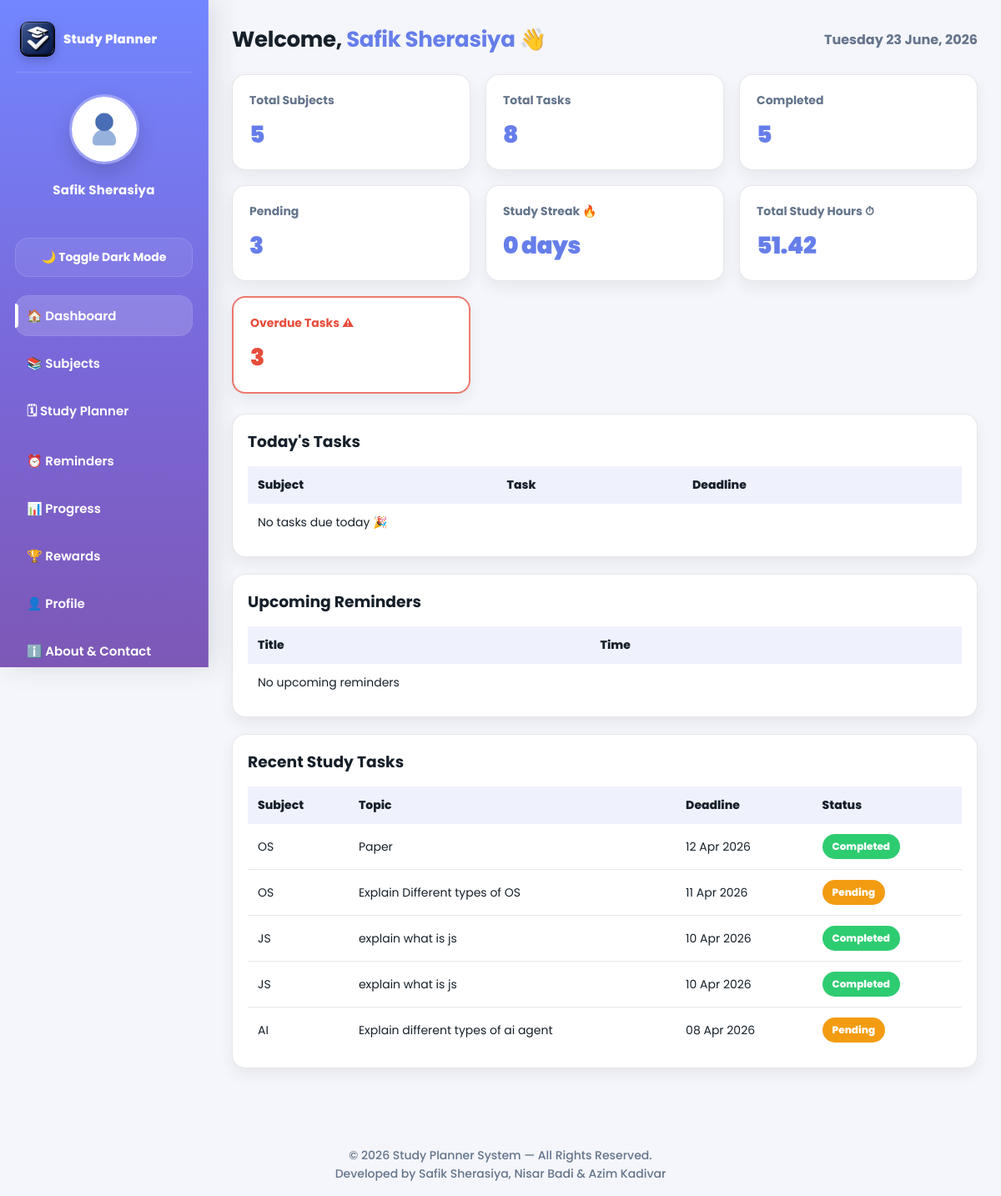
/dashboard.php (signed in), run on the app's committed database.
### tables this page shows
CREATE TABLE `users` (
  `id` int(11) NOT NULL,
  `name` varchar(100) NOT NULL,
  `email` varchar(100) NOT NULL,
  `password` varchar(255) NOT NULL,
  `created_at` timestamp NOT NULL DEFAULT current_timestamp(),
  `phone` varchar(20) DEFAULT NULL,
  `profile_pic` varchar(255) DEFAULT NULL,
  `points` int(11) NOT NULL DEFAULT 0,
  `badge` varchar(50) DEFAULT 'Beginner'
);

CREATE TABLE `tasks` (
  `id` int(11) NOT NULL,
  `user_id` int(11) NOT NULL,
  `subject_id` int(11) NOT NULL,
  `task_name` varchar(255) NOT NULL,
  `deadline` date NOT NULL,
  `status` enum('pending','completed') DEFAULT 'pending',
  `created_at` timestamp NOT NULL DEFAULT current_timestamp(),
  `completed_at` datetime DEFAULT NULL
);

CREATE TABLE `subjects` (
  `id` int(11) NOT NULL,
  `user_id` int(11) NOT NULL,
  `name` varchar(100) NOT NULL,
  `created_at` timestamp NOT NULL DEFAULT current_timestamp(),
  `priority` enum('high','medium','low') NOT NULL
);

### dashboard.php (the view, shortened to what this page needs)
<?php
include("config.php");
$user_name = $_SESSION['user_name'];
$user_id = (int) $_SESSION['user_id'];
$stmt = $conn->prepare("
    SELECT IFNULL(SUM(duration_seconds),0) AS secs
    FROM study_sessions
    WHERE user_id=? AND end_time IS NOT NULL
");
$stmt->bind_param("i", $user_id);
$stmt->execute();
$totalSecs = $stmt->get_result()->fetch_assoc()['secs'] ?? 0;
$totalHours = round($totalSecs / 3600, 2);
$streak = 0;
$stmt = $conn->prepare("SELECT COUNT(*) as total FROM subjects WHERE user_id=?");
$stmt->bind_param("i", $user_id);
$stmt->execute();
$totalSubjects = $stmt->get_result()->fetch_assoc()['total'] ?? 0;
$stmt = $conn->prepare("SELECT COUNT(*) as total FROM tasks WHERE user_id=?");
$stmt->bind_param("i", $user_id);
$stmt->execute();
$totalTasks = $stmt->get_result()->fetch_assoc()['total'] ?? 0;
$stmt = $conn->prepare("SELECT COUNT(*) as total FROM tasks WHERE user_id=? AND status='completed'");
$stmt->bind_param("i", $user_id);
$stmt->execute();
$totalCompleted = $stmt->get_result()->fetch_assoc()['total'] ?? 0;
$stmt = $conn->prepare("SELECT COUNT(*) as total FROM tasks WHERE user_id=? AND status='pending'");
$stmt->bind_param("i", $user_id);
$stmt->execute();
$totalPending = $stmt->get_result()->fetch_assoc()['total'] ?? 0;
$todayDate = date("Y-m-d");
$stmt = $conn->prepare("
    SELECT COUNT(*) as total
    FROM tasks
    WHERE user_id=? AND status='pending' AND deadline < ?
");
$stmt->bind_param("is", $user_id, $todayDate);
$stmt->execute();
$overdueTasks = $stmt->get_result()->fetch_assoc()['total'] ?? 0;
$stmt = $conn->prepare("
    SELECT tasks.task_name, subjects.name AS subject_name, tasks.deadline
    FROM tasks
    JOIN subjects ON tasks.subject_id = subjects.id
    WHERE tasks.user_id=? AND tasks.deadline=? AND tasks.status='pending'
    ORDER BY tasks.id DESC
    LIMIT 5
");
$stmt->bind_param("is", $user_id, $todayDate);
$stmt->execute();
$todayTasks = $stmt->get_result();
$now = date("Y-m-d H:i:s");
$stmt = $conn->prepare("
    SELECT title, reminder_time
    FROM reminders
    WHERE user_id=? AND status='pending' AND reminder_time >= ?
    ORDER BY reminder_time ASC
    LIMIT 3
");
$stmt->bind_param("is", $user_id, $now);
$stmt->execute();
$upcomingReminders = $stmt->get_result();
$stmt = $conn->prepare("
    SELECT tasks.*, subjects.name as subject_name
    FROM tasks
    JOIN subjects ON tasks.subject_id = subjects.id
    WHERE tasks.user_id=?
    ORDER BY tasks.id DESC
    LIMIT 5
");
$stmt->bind_param("i", $user_id);
$stmt->execute();
$recent = $stmt->get_result();
?>
<!DOCTYPE html>
<html lang="en">
<head>
    <link rel="stylesheet" href="css/style.css?v=2">
</head>
<body class="dashboard-page">
<?php include("sidebar.php"); ?>
<div class="main">
    <div class="header">
        <h1>Welcome, <span><?php echo htmlspecialchars($user_name); ?></span> 👋</h1>
        <p id="date"></p>
    </div>
    <div class="cards">
        <div class="card">
            <h3>Total Subjects</h3>
            <p><?php echo $totalSubjects; ?></p>
        </div>
        <div class="card">
            <h3>Total Tasks</h3>
            <p><?php echo $totalTasks; ?></p>
        </div>
        <div class="card">
            <h3>Completed</h3>
            <p><?php echo $totalCompleted; ?></p>
        </div>
        <div class="card">
            <h3>Pending</h3>
            <p><?php echo $totalPending; ?></p>
        </div>
        <div class="card">
            <h3>Study Streak 🔥</h3>
            <p><?php echo $streak; ?> days</p>
        </div>
        <div class="card">
            <h3>Total Study Hours ⏱</h3>
            <p><?php echo $totalHours; ?></p>
        </div>
        <div class="card overdue-card">
            <h3>Overdue Tasks ⚠</h3>
            <p><?php echo $overdueTasks; ?></p>
        </div>
    </div>
    <div class="table-box">
        <h3 style="margin-bottom:15px;">Today's Tasks</h3>
        <table>
            <tr>
                <th>Subject</th>
                <th>Task</th>
                <th>Deadline</th>
            </tr>
            <?php if ($todayTasks->num_rows > 0) {
                while ($t = $todayTasks->fetch_assoc()) { ?>
                    <tr>
                        <td><?php echo htmlspecialchars($t['subject_name']); ?></td>
                        <td><?php echo htmlspecialchars($t['task_name']); ?></td>
                        <td><?php echo date("d M Y", strtotime($t['deadline'])); ?></td>
                    </tr>
                <?php }
            } else { ?>
                <tr>
                    <td colspan="3">No tasks due today 🎉</td>
                </tr>
            <?php } ?>
        </table>
    </div>
    <div class="table-box">
        <h3 style="margin-bottom:15px;">Upcoming Reminders</h3>
        <table>
            <tr>
                <th>Title</th>
                <th>Time</th>
            </tr>
            <?php if ($upcomingReminders->num_rows > 0) {
                while ($r = $upcomingReminders->fetch_assoc()) { ?>
                    <tr>
                        <td><?php echo htmlspecialchars($r['title']); ?></td>
                        <td><?php echo date("d M Y, h:i A", strtotime($r['reminder_time'])); ?></td>
                    </tr>
                <?php }
            } else { ?>
                <tr>
                    <td colspan="2">No upcoming reminders</td>
                </tr>
            <?php } ?>
        </table>
    </div>
    <div class="table-box">
        <h3 style="margin-bottom:15px;">Recent Study Tasks</h3>
        <table>
            <tr>
                <th>Subject</th>
                <th>Topic</th>
                <th>Deadline</th>
                <th>Status</th>
            </tr>
            <?php if ($recent->num_rows > 0) { ?>
    <?php while ($row = $recent->fetch_assoc()) { ?>
        <tr>
            <td><?php echo htmlspecialchars($row['subject_name']); ?></td>
            <td><?php echo htmlspecialchars($row['task_name']); ?></td>
            <td><?php echo date("d M Y", strtotime($row['deadline'])); ?></td>
            <td>
                <span class="status <?php echo $row['status']; ?>">
                    <?php echo ucfirst($row['status']); ?>
                </span>
            </td>
        </tr>
    <?php } ?>
<?php } else { ?>
    <tr>
        <td colspan="4">No recent tasks found.</td>
    </tr>
<?php } ?>
        </table>
    </div>
</div>
<?php include("footer.php"); ?>
</body>
</html>

### sidebar.php (shortened to what this page needs)
<?php
include("config.php");
$user_id = (int) $_SESSION['user_id'];
$current_page = basename($_SERVER['PHP_SELF']);
$stmt = $conn->prepare("SELECT profile_pic, name FROM users WHERE id=? LIMIT 1");
$stmt->bind_param("i", $user_id);
$stmt->execute();
$user = $stmt->get_result()->fetch_assoc();
function activeLink($page, $current_page) {
    return $page === $current_page ? 'active' : '';
}
?>
<div class="sidebar" id="mainSidebar">
    <div class="sidebar-logo">
        <img src="images/app_logo.png" alt="Study Planner Logo">
        <span>Study Planner</span>
    </div>
    <div class="profile-box">
        <?php if (!empty($user['profile_pic']) && file_exists("uploads/" . $user['profile_pic'])) { ?>
            <img src="uploads/<?php echo htmlspecialchars($user['profile_pic']); ?>" alt="Profile">
        <?php } else { ?>
            <img src="uploads/default.png" alt="Profile">
        <?php } ?>
        <h3><?php echo htmlspecialchars($user['name'] ?? 'User'); ?></h3>
    </div>
    <button id="darkToggleBtn" class="theme-btn">🌙 Toggle Dark Mode</button>
    <a href="dashboard.php"  class="<?php echo activeLink('dashboard.php',  $current_page); ?>">🏠 Dashboard</a>
    <a href="subject.php"    class="<?php echo activeLink('subject.php',    $current_page); ?>">📚 Subjects</a>
    <a href="planner.php"    class="<?php echo activeLink('planner.php',    $current_page); ?>">🗓 Study Planner</a>
    <a href="reminders.php"  class="<?php echo activeLink('reminders.php',  $current_page); ?>">⏰ Reminders</a>
    <a href="progress.php"   class="<?php echo activeLink('progress.php',   $current_page); ?>">📊 Progress</a>
    <a href="rewards.php"    class="<?php echo activeLink('rewards.php',    $current_page); ?>">🏆 Rewards</a>
    <a href="profile.php"    class="<?php echo activeLink('profile.php',    $current_page); ?>">👤 Profile</a>
    <a href="about.php"    class="<?php echo activeLink('about.php',    $current_page); ?>">ℹ️ About & Contact</a>
</div>

### css/style.css (style rules this page uses)
:root { --bg: #f4f6fb; --text: #16202a; --muted: #64748b; --card: #ffffff; --border: rgba(15,23,42,0.10); --tableHead: rgba(102,126,234,0.10); --primary1: #667eea; --primary2: #764ba2; --shadow-sm: 0 8px 18px rgba(15,23,42,0.06); --shadow-md: 0 14px 30px rgba(15,23,42,0.10); --radius: 16px; --radius-lg: 22px; --ring: 0 0 0 4px rgba(102,126,234,0.18); --sidebarW: 250px; }
*, *::before, *::after { margin: 0; padding: 0; box-sizing: border-box; font-family: "Poppins", system-ui, -apple-system, Segoe UI, Roboto, Arial, sans-serif; }
* { scrollbar-width: none; -ms-overflow-style: none; }
html, body { height: 100%; overflow-x: hidden; }
body { background: var(--bg); color: var(--text); }
h1 { font-size: 26px; letter-spacing: -0.3px; color: var(--text); }
.sidebar { position: fixed; top: 0; left: 0; width: var(--sidebarW); height: 100vh; background: linear-gradient(180deg, #7286ff 0%, #7a67d8 55%, #7d58b6 100%); color: #fff; padding: 26px 18px; border-right: 1px solid rgba(255,255,255,0.10); display: flex; flex-direction: column; box-shadow: 8px 0 30px rgba(31,41,55,0.12); overflow-y: auto; z-index: 100; }
.sidebar-logo { display: flex; align-items: center; gap: 10px; padding: 0 6px 18px; border-bottom: 1px solid rgba(255,255,255,0.15); margin-bottom: 16px; flex-shrink: 0; }
.sidebar-logo img { width: 42px; height: 42px; border-radius: 10px; object-fit: cover; flex-shrink: 0; box-shadow: 0 4px 12px rgba(0,0,0,0.20); }
.sidebar-logo span { font-size: 15px; font-weight: 800; color: #fff; letter-spacing: 0.2px; line-height: 1.2; }
.profile-box { text-align: center; margin-bottom: 20px; padding: 10px 8px 18px; flex-shrink: 0; }
.profile-box img { width: 84px; height: 84px; border-radius: 50%; object-fit: cover; border: 3px solid rgba(255,255,255,0.28); box-shadow: 0 10px 24px rgba(0,0,0,0.15); }
.profile-box h3 { margin-top: 12px; font-size: 15px; font-weight: 700; color: #fff; letter-spacing: 0.2px; }
.theme-btn { width: 100%; padding: 12px 14px; border: 1px solid rgba(255,255,255,0.12); border-radius: 16px; margin: 8px 0 22px; cursor: pointer; background: rgba(255,255,255,0.08); color: #fff; font-weight: 700; font-size: 14px; transition: all 0.2s ease; flex-shrink: 0; }
.sidebar a { display: flex; align-items: center; gap: 12px; color: #fff; text-decoration: none; padding: 13px 14px; margin-bottom: 8px; border-radius: 16px; font-weight: 600; font-size: 15px; transition: all 0.22s ease; position: relative; flex-shrink: 0; }
.sidebar a.active { background: rgba(255,255,255,0.16); box-shadow: inset 0 0 0 1px rgba(255,255,255,0.08); }
.sidebar a.active::before { content: ""; position: absolute; left: 0; top: 10px; bottom: 10px; width: 4px; border-radius: 0 8px 8px 0; background: #fff; }
.main { margin-left: var(--sidebarW); padding: 28px; }
.header { display: flex; justify-content: space-between; align-items: center; gap: 14px; margin-bottom: 22px; flex-wrap: wrap; }
.header span { color: var(--primary1); }
#date { color: var(--muted); font-weight: 700; }
.cards { display: grid; grid-template-columns: repeat(auto-fit, minmax(220px, 1fr)); gap: 18px; margin-bottom: 24px; }
.card { background: var(--card); border: 1px solid var(--border); padding: 20px; border-radius: var(--radius); box-shadow: var(--shadow-sm); transition: transform 0.18s ease, box-shadow 0.18s ease; }
.card h3 { font-size: 14px; color: var(--muted); margin-bottom: 10px; font-weight: 700; }
.card p { font-size: 28px; font-weight: 900; color: var(--primary1); letter-spacing: -0.6px; }
.overdue-card { border: 2px solid rgba(231,76,60,0.75) !important; }
.overdue-card h3, .overdue-card p { color: #e74c3c !important; }
.table-box { background: var(--card); border: 1px solid var(--border); padding: 18px; border-radius: var(--radius); box-shadow: var(--shadow-sm); margin-bottom: 20px; overflow-x: auto; }
table { width: 100%; border-collapse: collapse; min-width: 400px; }
table th, table td { padding: 12px; font-size: 14px; text-align: left; }
table th { background: var(--tableHead); color: var(--text); font-weight: 800; }
table td { color: var(--text); }
table tr:not(:last-child) td { border-bottom: 1px solid var(--border); }
.status { padding: 6px 12px; border-radius: 999px; font-size: 12px; font-weight: 800; color: #fff; display: inline-block; }
.pending { background: #f39c12; }
.completed { background: #2ecc71; }

### data on the page
users: name "Safik Sherasiya"
tasks: subject.name "OS", task_name "Paper", deadline "12 Apr 2026", status "Completed"
tasks: subject.name "OS", task_name "Explain Different types of OS", deadline "11 Apr 2026", status "Pending"
tasks: subject.name "JS", task_name "explain what is js", deadline "10 Apr 2026", status "Completed"
tasks: subject.name "JS", task_name "explain what is js", deadline "10 Apr 2026", status "Completed"
tasks: subject.name "AI", task_name "Explain different types of ai agent", deadline "08 Apr 2026", status "Pending"

### other printed values
$user_name "Safik Sherasiya"
$totalSubjects "5"
$totalTasks "8"
$totalCompleted "5"
$totalPending "3"
$streak "0"
$totalHours "51.42"
$overdueTasks "3"
